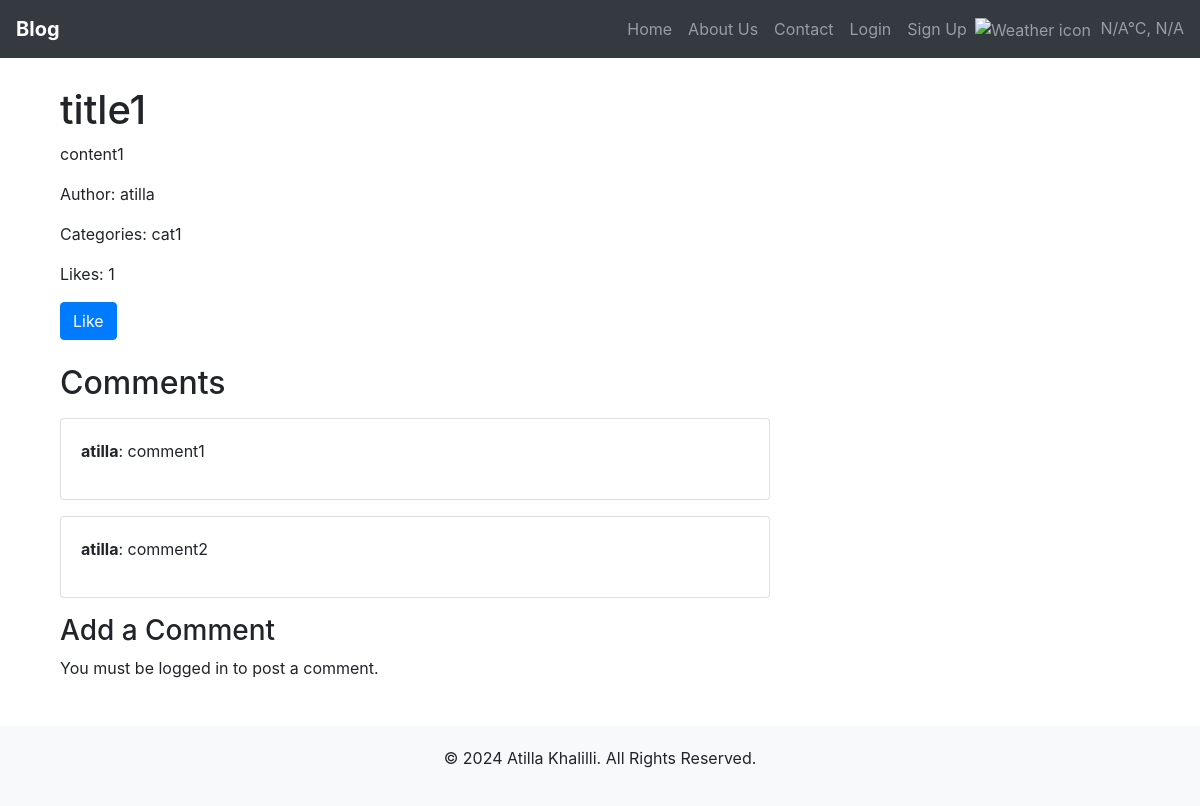
The app's page /article/1/ with its own data.
### blog/models.py (models this page shows, shortened)
class Article(models.Model):
    title = models.CharField(max_length=255)
    content = models.TextField()
    categories = models.ManyToManyField(Category, related_name='articles')
    author = models.ForeignKey(User, on_delete=models.CASCADE)
    likes = models.ManyToManyField(User, related_name='liked_articles', blank=True)

class Category(models.Model):
    name = models.CharField(max_length=255)

class Comment(models.Model):
    article = models.ForeignKey(Article, on_delete=models.CASCADE, related_name='comments')
    author = models.ForeignKey(User, on_delete=models.CASCADE)
    content = models.TextField()
    created_at = models.DateTimeField(auto_now_add=True)

### blog/views.py (the view)
# urls.py: path('article/<int:article_id>/', views.article_detail, name='article_detail'),
def article_detail(request, article_id):
    weather = get_weather()
    article = get_object_or_404(Article, id=article_id)
    comments = article.comments.all()
    is_liked = request.user.is_authenticated and article.likes.filter(id=request.user.id).exists()
    if request.method == 'POST' and request.user.is_authenticated:
        comment_form = CommentForm(request.POST)
        if comment_form.is_valid():
            comment = comment_form.save(commit=False)
            comment.article = article
            comment.author = request.user
            comment.save()
            return redirect('article_detail', article_id=article.id)
    else:
        comment_form = CommentForm()
    return render(request, 'blog/article_detail.html', {
        'article': article,
        'comments': comments,
        'comment_form': comment_form,
        'is_liked': is_liked,
        'weather': weather
    })

### blog/views.py (called while the page is built)
def get_weather():
    api_key = '5f0707b776fb6676cf49c0017e4d8854'
    url = f'https://api.openweathermap.org/data/2.5/weather?q=Baku&appid={api_key}&units=metric'
    response = requests.get(url)
    data = response.json()
    if response.status_code != 200 or 'main' not in data:
        return {
            'temperature': 'N/A',
            'description': 'N/A',
            'icon': '01d',
        }
    return {
        'temperature': data['main']['temp'],
        'description': data['weather'][0]['description'],
        'icon': data['weather'][0]['icon'],
    }

### templates/blog/article_detail.html (shortened to what this page needs)
{% extends "blog/base.html" %}
{% block content %}
<div class="container">
    <div class="row">
        <div class="col-md-8">
            <h1>{{ article.title }}</h1>
            <p>{{ article.content }}</p>
            <p>Author: {{ article.author.username }}</p>
            <p>Categories:
                {% for category in article.categories.all %}
                    {{ category.name }}{% if not forloop.last %}, {% endif %}
                {% endfor %}
            </p>
            <p>Likes: <span id="likes-count">{{ article.likes.count }}</span></p>
            <button id="like-button" class="btn btn-primary" data-liked="{{ is_liked }}">{{ is_liked|yesno:"Unlike,Like" }}</button>
        </div>
    </div>
    <div class="row mt-4">
        <div class="col-md-8">
            <h2>Comments</h2>
            {% for comment in comments %}
                <div class="card my-3">
                    <div class="card-body">
                        <p><strong>{{ comment.author.username }}</strong>: {{ comment.content }}</p>
                    </div>
                </div>
            {% endfor %}
            <h3>Add a Comment</h3>
            {% if request.user.is_authenticated %}
            <form method="post" class="mb-3">
                {% csrf_token %}
                {{ comment_form.as_p }}
                <button type="submit" class="btn btn-primary">Post Comment</button>
            </form>
            {% else %}
            <p>You must be logged in to post a comment.</p>
            {% endif %}
        </div>
    </div>
</div>
{% endblock %}

### templates/blog/base.html (shortened to what this page needs)
<!DOCTYPE html>
<html>
<head>
    <link rel="stylesheet" href="https://stackpath.bootstrapcdn.com/bootstrap/4.3.1/css/bootstrap.min.css">
</head>
<body>
    <nav class="navbar navbar-expand-lg navbar-dark bg-dark fixed-top">
        <a class="navbar-brand" href="{% url 'index' %}">Blog</a>
        <div class="collapse navbar-collapse" id="navbarNav">
            <ul class="navbar-nav ml-auto">
                <li class="nav-item"><a class="nav-link" href="{% url 'index' %}">Home</a></li>
                <li class="nav-item"><a class="nav-link" href="{% url 'about_us' %}">About Us</a></li>
                <li class="nav-item"><a class="nav-link" href="{% url 'contact' %}">Contact</a></li>
                {% if user.is_authenticated %}
                    <li class="nav-item"><a class="nav-link" href="{% url 'create_article' %}">Create Article</a></li>
                    <li class="nav-item"><a class="nav-link" href="{% url 'logout' %}">Logout</a></li>
                {% else %}
                    <li class="nav-item"><a class="nav-link" href="{% url 'login' %}">Login</a></li>
                    <li class="nav-item"><a class="nav-link" href="{% url 'register' %}">Sign Up</a></li>
                {% endif %}
                <li class="nav-item">
                    <span class="navbar-text">
                        <img src="http://openweathermap.org/img/wn/{{ weather.icon }}.png" alt="Weather icon">
                        {{ weather.temperature }}°C, {{ weather.description }}
                    </span>
                </li>
            </ul>
        </div>
    </nav>
    <div class="container">
        {% block content %}{% endblock %}
    </div>
    <footer>
        <p>&copy; 2024 Atilla Khalilli. All Rights Reserved.</p>
    </footer>
</body>
</html>

### templates/blog/base.html (style rules this page uses)
body { padding-top: 56px; }
.navbar-brand { font-weight: bold; }
.container { margin-top: 30px; }
footer { margin-top: 30px; padding: 20px 0; background: #f8f9fa; text-align: center; }
.navbar-text img { vertical-align: middle; margin-right: 5px; }
.nav-item { display: flex; align-items: center; }

### records on screen
Article: title "title1", content "content1", author.username "atilla", likes.count "1"
Category: name "cat1"
Comment: author.username "atilla", content "comment1"
Comment: author.username "atilla", content "comment2"

### other values on screen
{{ weather.temperature }} "N/A"
{{ weather.description }} "N/A"
{{ is_liked|yesno:"Unlike,Like" }} "Like"
